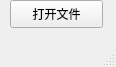
<?xml version="1.0" encoding="UTF-8"?>
<ui version="4.0">
 <class>MainWindow</class>
 <widget class="QMainWindow" name="MainWindow">
  <property name="geometry">
   <rect>
    <x>0</x>
    <y>0</y>
    <width>116</width>
    <height>67</height>
   </rect>
  </property>
  <property name="windowTitle">
   <string>MainWindow</string>
  </property>
  <widget class="QWidget" name="centralwidget">
   <widget class="QPushButton" name="pushButton">
    <property name="geometry">
     <rect>
      <x>10</x>
      <y>0</y>
      <width>93</width>
      <height>28</height>
     </rect>
    </property>
    <property name="text">
     <string>打开文件</string>
    </property>
   </widget>
  </widget>
  <widget class="QMenuBar" name="menubar">
   <property name="geometry">
    <rect>
     <x>0</x>
     <y>0</y>
     <width>116</width>
     <height>26</height>
    </rect>
   </property>
  </widget>
  <widget class="QStatusBar" name="statusbar"/>
 </widget>
 <resources/>
 <connections/>
</ui>
